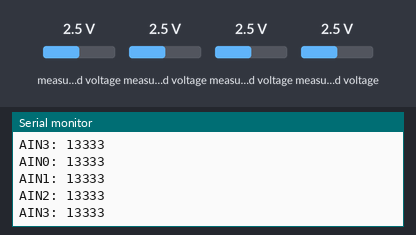
This sketch was run on a simulated ESP32. Parts: the last lines printed to the serial monitor. Inputs (shaded band) come from the test bench; at power-on: measured voltage 2.5 V.

Above: at 2.2 s.
2.3 s: measured voltage (sensor 200) set to 0.1 V
At 2.61 s:
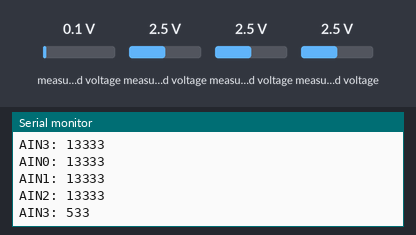
3.8 s: measured voltage (sensor 201) set to 0.1 V
At 4.27 s:
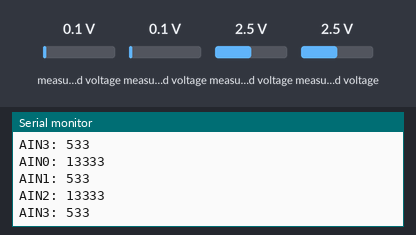
5.3 s: measured voltage (sensor 202) set to 0.1 V
At 5.61 s:
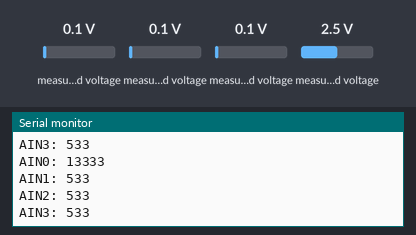
6.8 s: measured voltage (sensor 203) set to 0.1 V
8.3 s: measured voltage (sensor 200) set to 1.2 V
At 8.61 s:
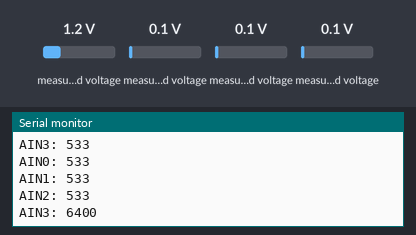
9.8 s: measured voltage (sensor 201) set to 1.2 V
At 10.28 s:
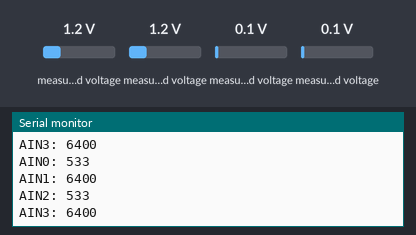
Timing chart, 0 to 12.3 s (numbered marks = the images above; inputs shaded):
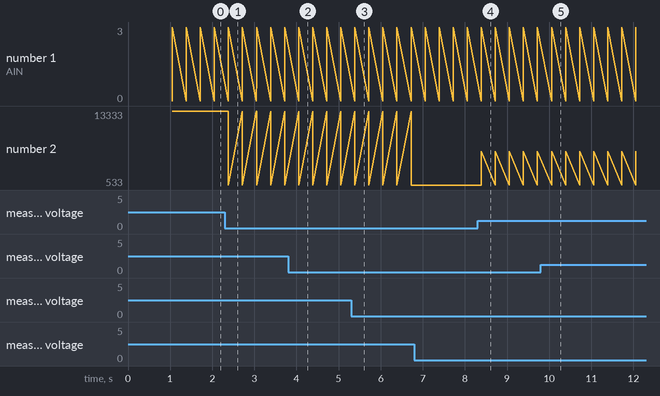

Measured:
- after the input at 2.3 s, the serial monitor: prints a new line after 0.08 s (image 1)
- after the input at 3.8 s, the serial monitor: prints a new line after 0.25 s (image 2)
- after the input at 5.3 s, the serial monitor: prints a new line after 0.09 s (image 3)
- after the input at 8.3 s, the serial monitor: prints a new line after 0.09 s (image 4)
- after the input at 9.8 s, the serial monitor: prints a new line after 0.26 s (image 5)
- plotted number 2: 13333 → 533 after the input at 2.3 s, 533 → 6400 after the input at 8.3 s

The sketch:

Analog_Expansion.ino
```cpp
#include <SPI.h>
#include <Wire.h>
#include <Adafruit_ADS1X15.h>

#define I2C_SCL 17
#define I2C_SDA 16

Adafruit_ADS1115 ads;
int analog_value = 0;

void setup() {
  // put your setup code here, to run once:
  Serial.begin(115200);
  Serial.println("Testing Analog Input Expansion Module");

  Wire.begin(16,17);
  Serial.println("\nI2C Scanner");

  if (ads.begin(0x48)) {
    Serial.println("Failed to initialize ADS.");
  }
  i2c_Check();
}

void loop() {
  // put your main code here, to run repeatedly:
  int16_t adc0, adc1, adc2, adc3;

  adc0 = ads.readADC_SingleEnded(0);
  adc1 = ads.readADC_SingleEnded(1);
  adc2 = ads.readADC_SingleEnded(2);
  adc3 = ads.readADC_SingleEnded(3);
  Serial.println("");

  Serial.print("AIN0: "); Serial.print(adc3); Serial.println("  ");
  Serial.print("AIN1: "); Serial.print(adc1); Serial.println("  ");
  Serial.print("AIN2: "); Serial.print(adc2); Serial.println("  ");
  Serial.print("AIN3: "); Serial.print(adc0); Serial.println("  ");
  delay(300);
  Serial.println("");
}

void i2c_Check(){
  byte error, address;
  int deviceCount = 0;
  Serial.println("Scanning...");

  for (address = 1; address < 127; address++) {
    Wire.beginTransmission(address);
    error = Wire.endTransmission();

    if (error == 0) {
      Serial.print("I2C device found at address 0x");
      if (address < 16) {
        Serial.print("0");
      }
      Serial.print(address, HEX);
      Serial.println("  !");

      deviceCount++;
      delay(1);  // Wait for a moment to avoid overloading the I2C bus
    }
    else if (error == 4) {
      Serial.print("Unknown error at address 0x");
      if (address < 16) {
        Serial.print("0");
      }
      Serial.println(address, HEX);
    }
  }

  if (deviceCount == 0) {
    Serial.println("No I2C devices found\n");
  }
  else {
    Serial.println("Scanning complete\n");
  }
  delay(1000);
}
```
